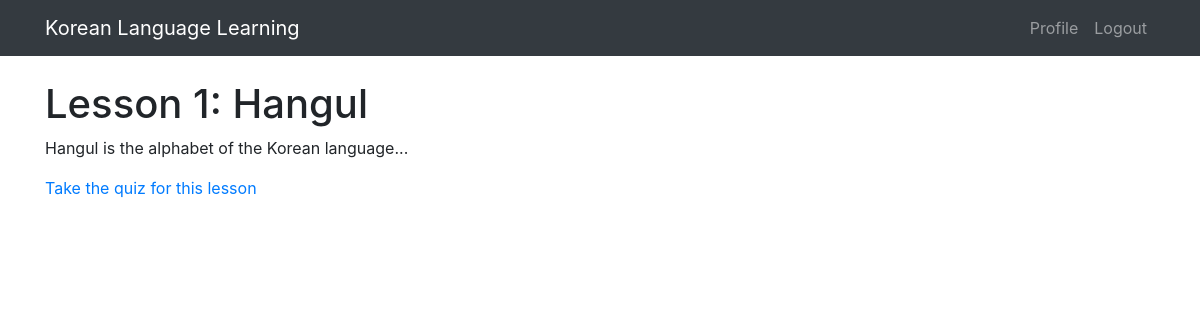
The page /lesson/1 (signed in) on the database its author committed.
### models.py (models this page shows)
class Lesson(db.Model):
    id = db.Column(db.Integer, primary_key=True)
    title = db.Column(db.String(100), nullable=False)
    content = db.Column(db.Text, nullable=False)

### app.py (the view)
@app.route('/lesson/<int:lesson_id>')
@login_required
def lesson(lesson_id):
    lesson = Lesson.query.get_or_404(lesson_id)
    return render_template('lesson.html', lesson=lesson)

### app.py (called while the page is built)
@login_manager.user_loader
def load_user(user_id):
    return User.query.get(int(user_id))

### templates/lesson.html (shortened to what this page needs)
{% extends "base.html" %}
{% block content %}
    <h1>{{ lesson.title }}</h1>
    <p>{{ lesson.content }}</p>
    <p><a href="{{ url_for('quiz', lesson_id=lesson.id) }}">Take the quiz for this lesson</a></p>
{% endblock %}

### templates/base.html (style rules this page uses)
body { margin-top: 80px; }

### rows shown on the page
Lesson: title "Lesson 1: Hangul", content "Hangul is the alphabet of the Korean language..."
